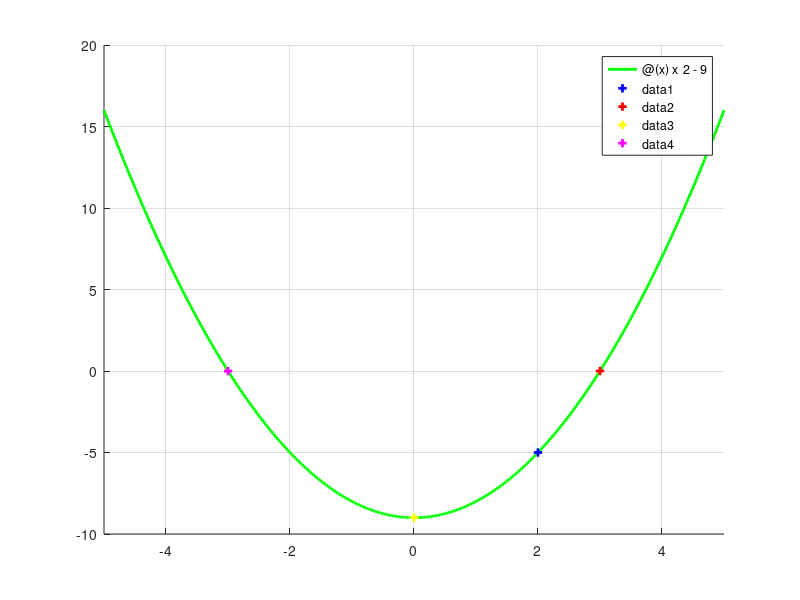

MATLAB code for this plot:
clc;
clear all;
close all;

f = @(x) x ^ 2 - 9;

z0 = 2;
z1 = fzero(f, z0, optimset('Display', 'iter', 'tolx', 10 ^ -3))
a0 = 0;
a1 = fzero(f, a0, optimset('Display', 'iter', 'tolx', 10 ^ -3))

figure;
hold on;
grid on;
fplot(f, '-g', 'LineWidth', 2);
plot(z0, f(z0), 'b+', 'LineWidth', 2);
plot(z1, f(z1), 'r+', 'LineWidth', 2);
plot(a0, f(a0), 'y+', 'LineWidth', 2);
plot(a1, f(a1), 'm+', 'LineWidth', 2);
hold off;

